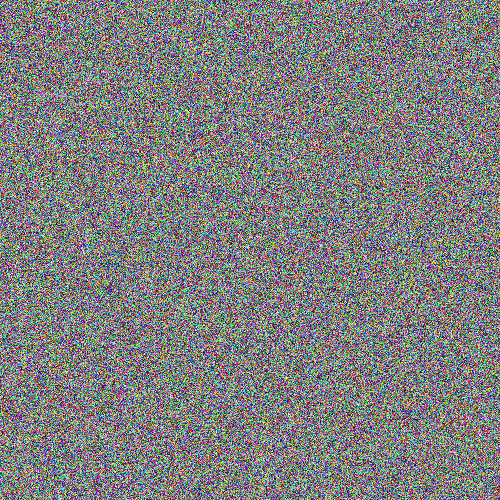
Frame 1 (no input)
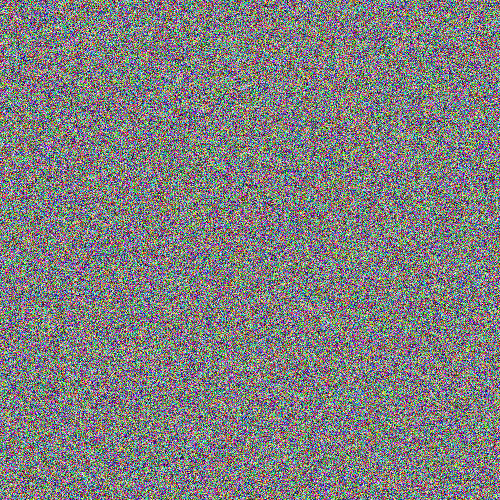
Frame 60 (the mouse pressed at the canvas centre just before this capture)
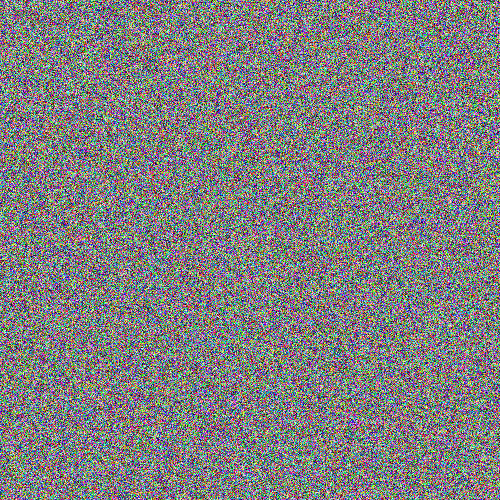
Frame 120 (the mouse held since frame 60 and released just before this capture)

The Processing sketch that drew these frames (run headless with seeded random() and noise(); from frame 60 on, the mouse is pressed at the canvas centre):

// Processing sketch: sketch_190118h
// ── sketch_190118h.pde

void setup() {
  size(500, 500);
}

void draw() {
  // Before we deal with pixels
  loadPixels();  
  // Loop through every pixel
  for (int i = 0; i < pixels.length; i++) {
    // Pick a random number, 0 to 255
    float r1 = random(255);
    float r2 = random(255);
    float r3 = random(255);
    float r4 = random(255);
    // Create a grayscale color based on random number
    color c = color(r1, r2, r3, r4);
    // Set pixel at that location to random color
    pixels[i] = c;
  }
  // When we are finished dealing with pixels
  updatePixels(); 
}
